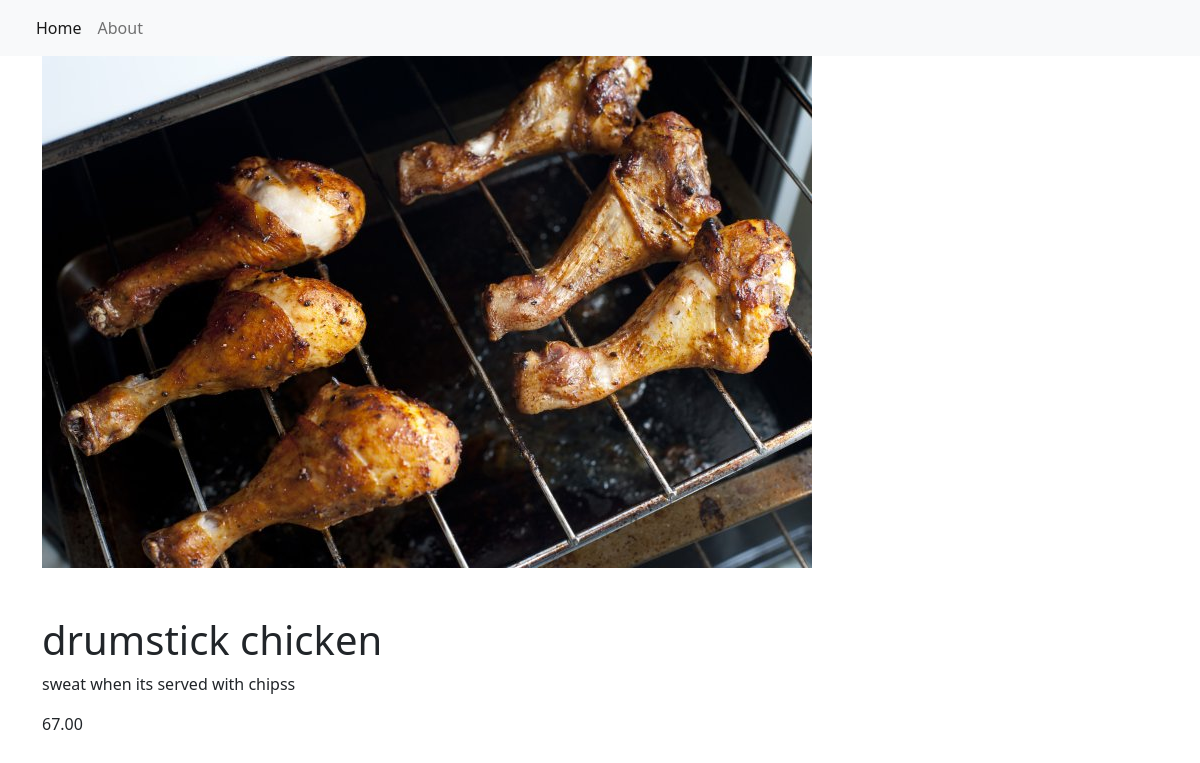
The page /item/7/ on the database its author committed.
### restaurant_menu/models.py (models this page shows, shortened)
class Item(models.Model):
    meal = models.CharField(max_length=10000, unique=True)
    description = models.CharField(max_length=2000)
    image = models.ImageField(upload_to="products/")
    price = models.DecimalField(max_digits=10, decimal_places=2)
    meal_type = models.CharField(max_length=200, choices=MEAL_TYPE)
    author = models.ForeignKey(User, on_delete=models.PROTECT)
    status = models.IntegerField(choices=STATUS, default=1)
    date_created = models.DateTimeField(auto_now=True)
    date_updated = models.DateTimeField(auto_now=True)

### restaurant_menu/views.py (the view)
# urls.py: path('item/<int:pk>/', views.MenuItemDetail.as_view(), name="menu_item"),
class MenuItemDetail(generic.DetailView):
    model = Item
    template_name = "menu_item_detail.html"

### restaurant_menu/templates/menu_item_detail.html
{% extends 'base.html' %}
{% block content %}
<div class="container">
     <img src = "{{item.image.url}}">
    <h1 class="pt-5">{{ item.meal }}</h1>
    <p>{{ item.description }}</p>
     <p>{{ item.price }}</p>
</div>
{% endblock content %} =

### rows shown on the page
Item: image (picture), meal "drumstick chicken", description "sweat when its served with chipss", price "67.00"
